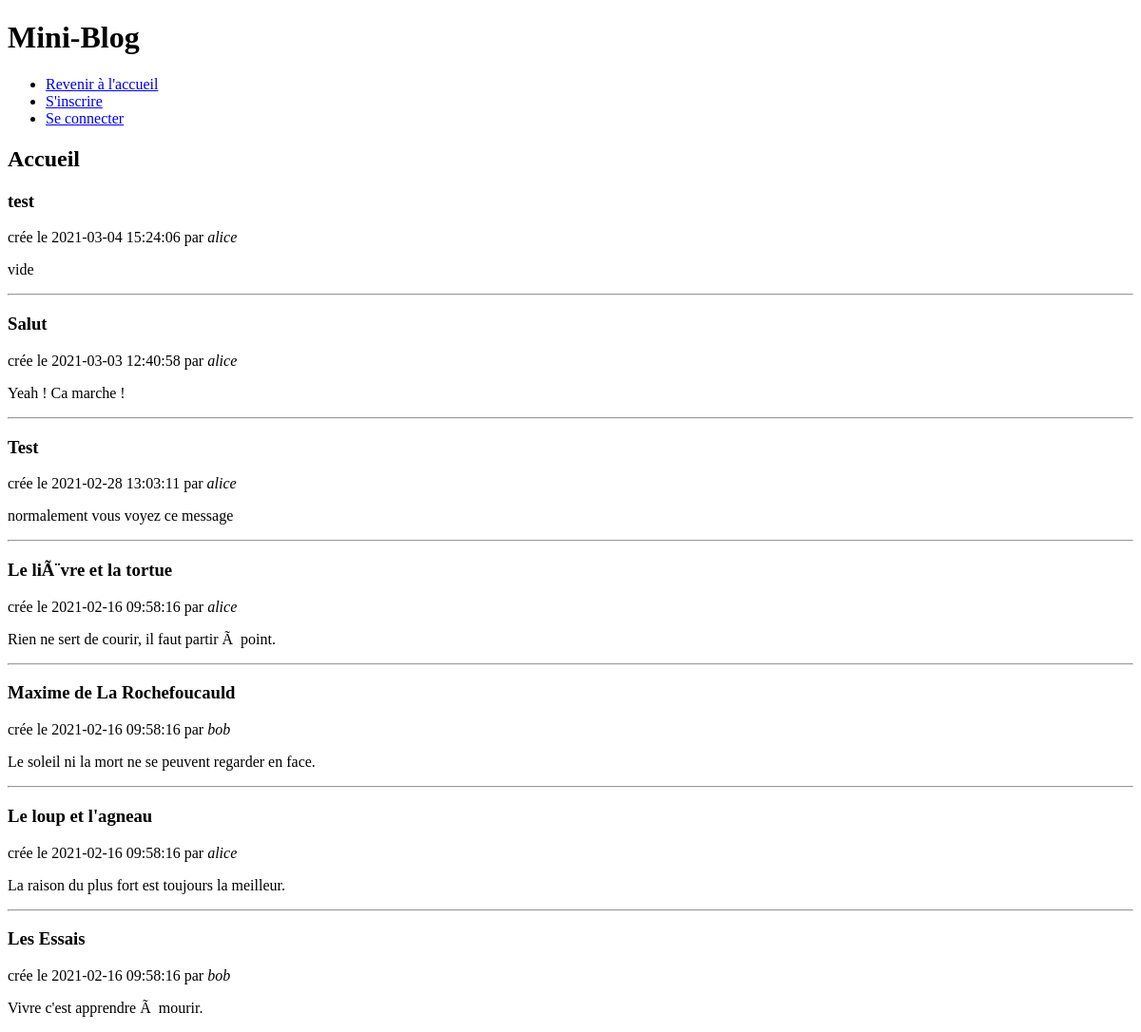
Before: / with the older database file.
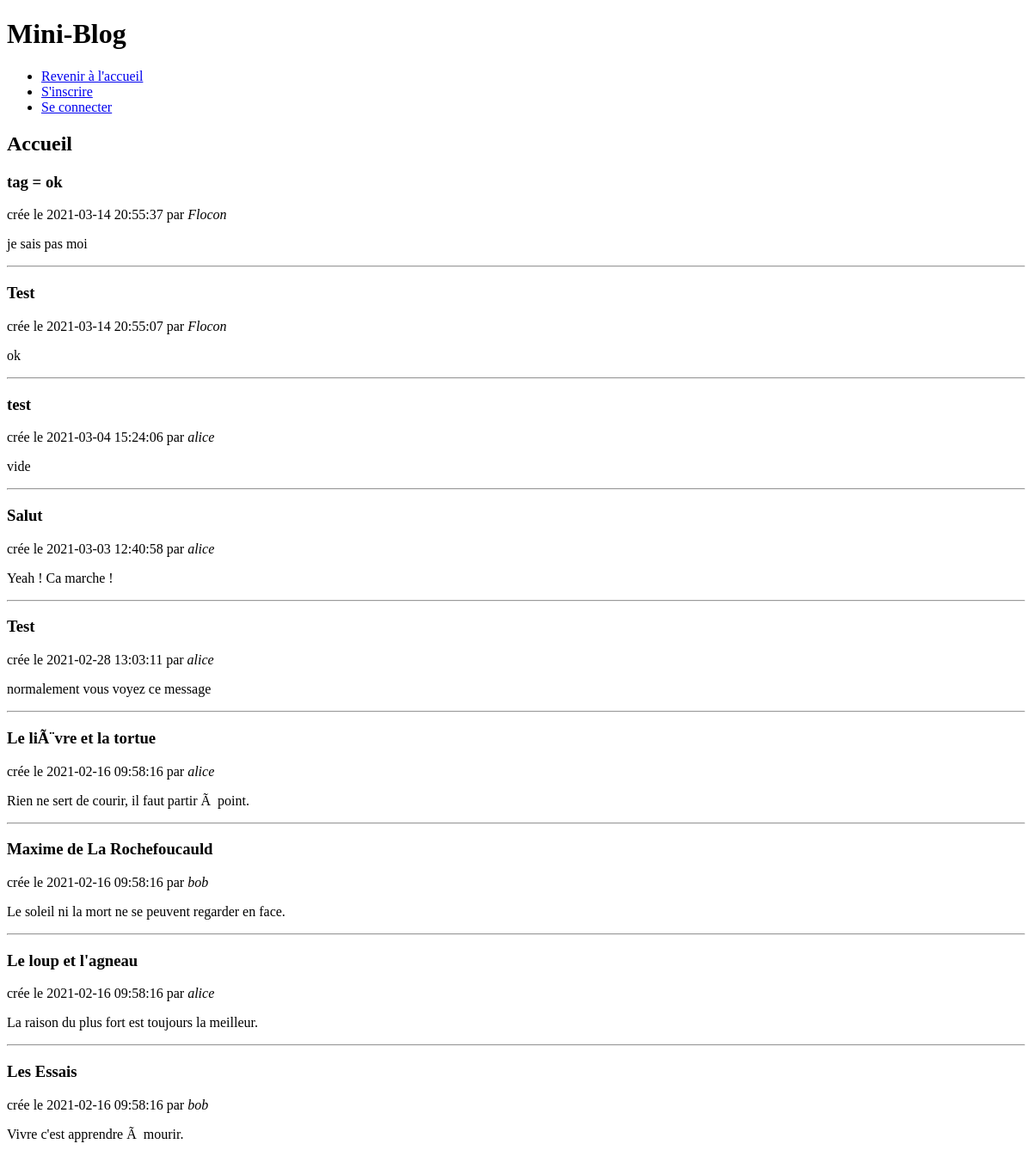
After: the same page with the newer database file.
### tables this page shows
CREATE TABLE articles ( -- post
  id        INTEGER     PRIMARY KEY AUTOINCREMENT,
  auteur_id INTEGER     NOT NULL REFERENCES membres (id),
  cree_le   TIMESTAMP   NOT NULL DEFAULT CURRENT_TIMESTAMP,
  titre     VARCHAR(50) NOT NULL,
  contenu   TEXT        NOT NULL
);

CREATE TABLE membres ( -- user
  id    INTEGER         PRIMARY KEY AUTOINCREMENT,
  login VARCHAR(20)     UNIQUE NOT NULL,
  mdp   VARCHAR(100)    NOT NULL
);

### app.py (the view)
@app.route('/', methods=["GET", "POST"])
def accueil():
    return render_template('accueil.html', articles=db.recuperer_articles())

### outils/data_base.py (called while the page is built)
    def recuperer_articles(self):  # renvoie une liste de tuples
        self.conn = sql.connect(self.dir)
        with self.conn as c:
            curs = c.execute(
                """SELECT articles.id AS id_article, login, cree_le, titre, contenu
                    FROM membres JOIN articles
                    ON membres.id = articles.auteur_id
                    ORDER BY articles.cree_le DESC
                """
            )
            return curs.fetchall()

### templates/accueil.html (shortened to what this page needs)
{% extends 'base.html' %}
{% block entete %}
  <h1>{% block titre %}Accueil{% endblock %}</h1>
{% endblock %}
{% block contenu %}
    {% for article_id, login, cree_le, titre, contenu in articles %}
        <article>
          <head>
            <h1>{{ titre }}</h1>
            <aside>
              crée le {{ cree_le }} par <em>{{ login }}</em>
            </aside>
          </head>
          <p class="contenu">{{ contenu }}</p>
          {% if not loop.last %}
          <hr/>
          {% endif %}
        </article>
    {% endfor %}
{% endblock %}

### templates/base.html (shortened to what this page needs)
<!doctype html>
<html>
  <head>
    {% include 'head.html' %}
  </head>
  <body>
    <section>
      <header>
        {% block entete %}{% endblock %}
      </header>
        {% block contenu %}{% endblock %}
    </section>
  </body>
</html>

### templates/head.html
<h1>Mini-Blog</h1>
<ul>
{% if 'login' in session %}
  <li><span>{{ session['login'] }}</span>
  <li><a href="{{ url_for('accueil') }}">Revenir à l'accueil</a>
  <li><a href="{{ url_for('logout') }}">Se déconnecter</a>
  <li><a href="{{ url_for('suppr_compte') }}">Supprimer compte</a>
{% else %}
  <li><a href="{{ url_for('accueil') }}">Revenir à l'accueil</a>
  <li><a href="{{ url_for('inscrire') }}">S'inscrire</a>
  <li><a href="{{ url_for('login') }}">Se connecter</a>
{% endif %}
</ul>

Changed rows visible on the page:
added articles: titre "tag = ok", cree_le "2021-03-14 20:55:37", login "Flocon", contenu "je sais pas moi"
added articles: titre "Test", cree_le "2021-03-14 20:55:07", login "Flocon", contenu "ok"
